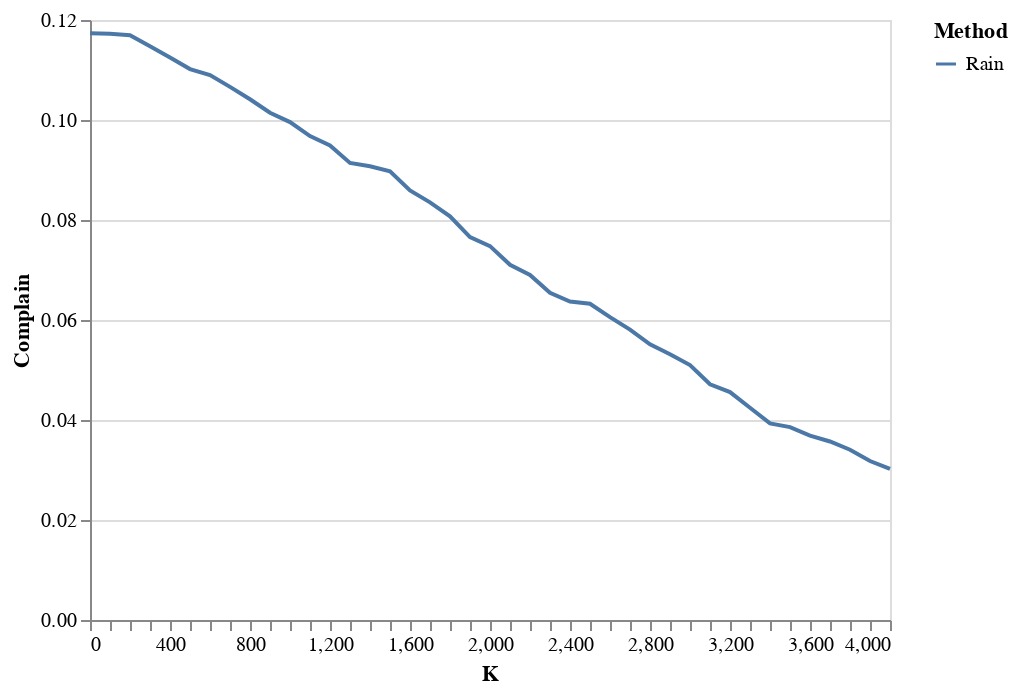

The code cell stored with this chart in its notebook:
### Code cell
cut = int(3500 / step_size)
df_rain_test_cut = pd.DataFrame({
    "Complain": np.array(AQs)[:cut + 1] - AC,
    "Impact": np.array(impacts)[:cut + 1],
    "F1": np.array(weighted_f1)[:cut + 1],
    "K": list(range(0, cut * step_size, step_size)) + [cut * step_size],
    "Method": np.repeat("Rain", cut + 1),
})
alt.Chart(pd.concat([df_rain_test])).mark_line().encode(
    alt.X('K:Q', axis=alt.Axis(tickCount=df_rain_test.shape[0], grid=False)),
    alt.Y("Complain:Q"),
    color = "Method"
)

### Figure 1 — Vega-Lite specification as saved in the notebook (floating-point values rounded to 4 significant figures)
{"config": {"view": {"continuousWidth": 400, "continuousHeight": 300}}, "data": {"name": "data-719cca6ab5e88e8161ee9012909aeaed"}, "mark": "line", "encoding": {"color": {"type": "nominal", "field": "Method"}, "x": {"type": "quantitative", "axis": {"grid": false, "tickCount": 41}, "field": "K"}, "y": {"type": "quantitative", "field": "Complain"}}, "$schema": "https://vega.github.io/schema/vega-lite/v4.8.1.json", "datasets": {"data-719cca6ab5e88e8161ee9012909aeaed": [{"Complain": 0.1173, "Impact": 0.3582, "F1": 0.7261, "K": 0, "Method": "Rain"}, {"Complain": 0.1172, "Impact": 0.3637, "F1": 0.7283, "K": 100, "Method": "Rain"}, {"Complain": 0.1169, "Impact": 0.3694, "F1": 0.7283, "K": 200, "Method": "Rain"}, {"Complain": 0.1148, "Impact": 0.3756, "F1": 0.7279, "K": 300, "Method": "Rain"}, {"Complain": 0.1125, "Impact": 0.382, "F1": 0.7264, "K": 400, "Method": "Rain"}, {"Complain": 0.1102, "Impact": 0.3881, "F1": 0.7369, "K": 500, "Method": "Rain"}, {"Complain": 0.109, "Impact": 0.3944, "F1": 0.7369, "K": 600, "Method": "Rain"}, {"Complain": 0.1066, "Impact": 0.4013, "F1": 0.7368, "K": 700, "Method": "Rain"}, {"Complain": 0.1041, "Impact": 0.4088, "F1": 0.7366, "K": 800, "Method": "Rain"}, {"Complain": 0.1014, "Impact": 0.4168, "F1": 0.7371, "K": 900, "Method": "Rain"}, {"Complain": 0.09958, "Impact": 0.4205, "F1": 0.7367, "K": 1000, "Method": "Rain"}, {"Complain": 0.09678, "Impact": 0.429, "F1": 0.7369, "K": 1100, "Method": "Rain"}, {"Complain": 0.09491, "Impact": 0.437, "F1": 0.7366, "K": 1200, "Method": "Rain"}, {"Complain": 0.09141, "Impact": 0.4461, "F1": 0.7363, "K": 1300, "Method": "Rain"}, {"Complain": 0.09075, "Impact": 0.4539, "F1": 0.754, "K": 1400, "Method": "Rain"}, {"Complain": 0.08973, "Impact": 0.4634, "F1": 0.754, "K": 1500, "Method": "Rain"}, {"Complain": 0.0859, "Impact": 0.4743, "F1": 0.7359, "K": 1600, "Method": "Rain"}, {"Complain": 0.08354, "Impact": 0.4859, "F1": 0.7301, "K": 1700, "Method": "Rain"}, {"Complain": 0.08074, "Impact": 0.4983, "F1": 0.7298, "K": 1800, "Method": "Rain"}, {"Complain": 0.07659, "Impact": 0.511, "F1": 0.7252, "K": 1900, "Method": "Rain"}, {"Complain": 0.07478, "Impact": 0.5218, "F1": 0.7245, "K": 2000, "Method": "Rain"}, {"Complain": 0.07105, "Impact": 0.534, "F1": 0.7241, "K": 2100, "Method": "Rain"}, {"Complain": 0.06901, "Impact": 0.547, "F1": 0.7239, "K": 2200, "Method": "Rain"}, {"Complain": 0.06545, "Impact": 0.5616, "F1": 0.7239, "K": 2300, "Method": "Rain"}, {"Complain": 0.06368, "Impact": 0.5735, "F1": 0.7238, "K": 2400, "Method": "Rain"}, {"Complain": 0.06324, "Impact": 0.5838, "F1": 0.7238, "K": 2500, "Method": "Rain"}, {"Complain": 0.06057, "Impact": 0.5932, "F1": 0.7436, "K": 2600, "Method": "Rain"}, {"Complain": 0.05808, "Impact": 0.6059, "F1": 0.7429, "K": 2700, "Method": "Rain"}, {"Complain": 0.05515, "Impact": 0.6221, "F1": 0.7396, "K": 2800, "Method": "Rain"}, {"Complain": 0.05316, "Impact": 0.6354, "F1": 0.7387, "K": 2900, "Method": "Rain"}, {"Complain": 0.05099, "Impact": 0.6543, "F1": 0.7368, "K": 3000, "Method": "Rain"}, {"Complain": 0.04715, "Impact": 0.6734, "F1": 0.7363, "K": 3100, "Method": "Rain"}, {"Complain": 0.04558, "Impact": 0.6911, "F1": 0.7332, "K": 3200, "Method": "Rain"}, {"Complain": 0.04246, "Impact": 0.715, "F1": 0.7332, "K": 3300, "Method": "Rain"}, {"Complain": 0.03932, "Impact": 0.7426, "F1": 0.7314, "K": 3400, "Method": "Rain"}, {"Complain": 0.03858, "Impact": 0.7572, "F1": 0.7314, "K": 3500, "Method": "Rain"}, {"Complain": 0.03689, "Impact": 0.7814, "F1": 0.712, "K": 3600, "Method": "Rain"}, {"Complain": 0.0357, "Impact": 0.8006, "F1": 0.712, "K": 3700, "Method": "Rain"}, {"Complain": 0.03406, "Impact": 0.8249, "F1": 0.7117, "K": 3800, "Method": "Rain"}, {"Complain": 0.03179, "Impact": 0.8625, "F1": 0.71, "K": 3900, "Method": "Rain"}, {"Complain": 0.03023, "Impact": 0.9025, "F1": 0.7031, "K": 4000, "Method": "Rain"}]}}
